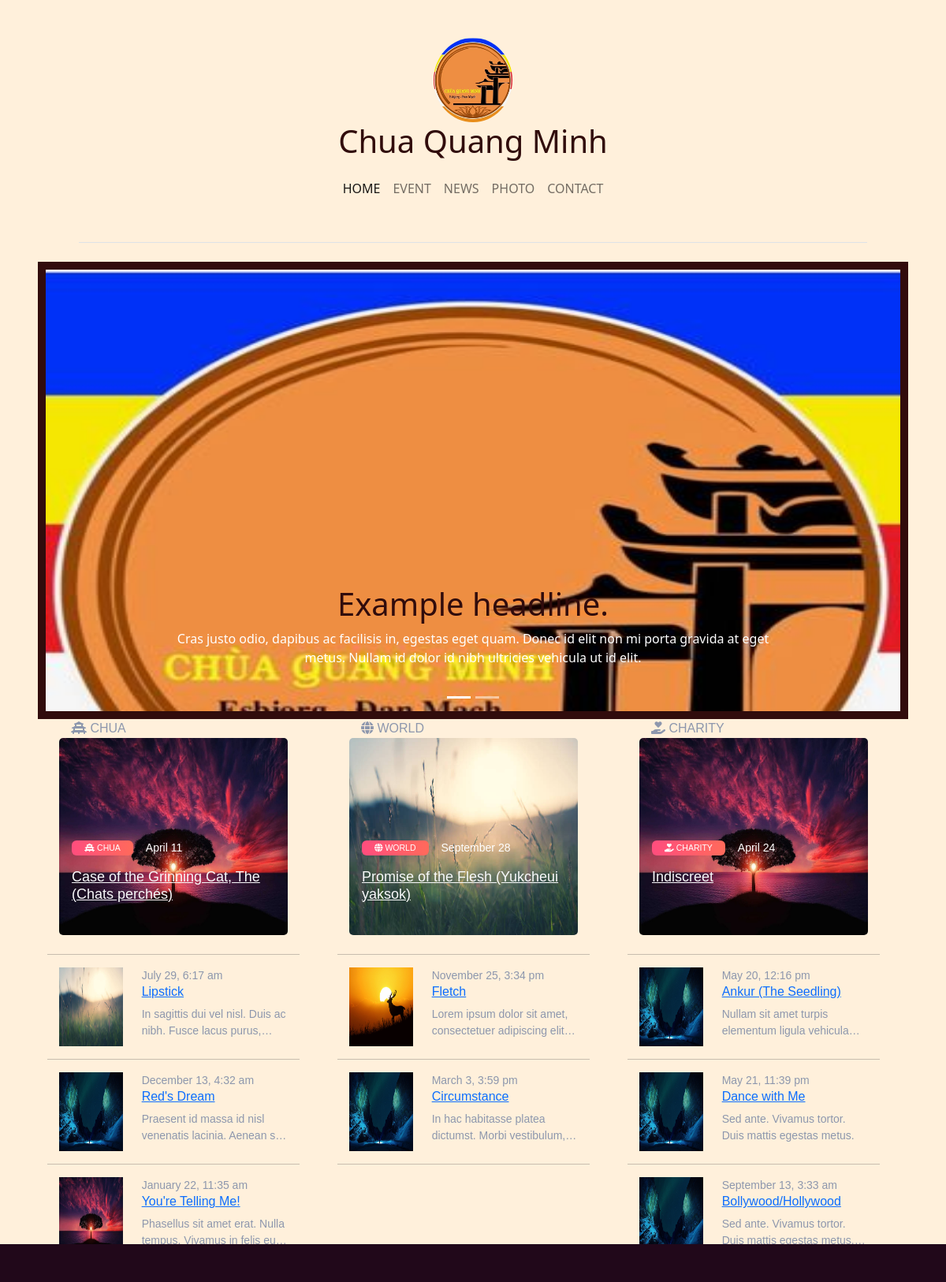
The page / on the database its author committed.
### tables this page shows
CREATE TABLE News
(
    newsID      INT AUTO_INCREMENT NOT NULL PRIMARY KEY,
    title       VARCHAR(255),
    author      VARCHAR(255),
    description VARCHAR(255),
    paragraph   TEXT,
    timeUpdated TIMESTAMP,
    saveDraft   BOOLEAN,
    banner      VARCHAR(500),
    hitCount    INT(10),
    newsTypeID  INT                NOT NULL,
    FOREIGN KEY (newsTypeID) REFERENCES NewsType (newsTypeID)
);

### view/home.php (the view, shortened to what the rows shown need)
<?php
require("rootPath.php");
require $rootPath . "model/HomeModel.php";
require $rootPath . "controller/HomeController.php";
?>
<div class="container-fluid">
    <div class="row d-flex justify-content-center align-items-center">
        <div class="carousel slide col-12 carousel-deco" id="myCarousel" data-ride="carousel">
            <div class="carousel-inner">
                <div class="carousel-item active">
                    <div class="container">
                        <div class="carousel-caption text-center">
                            <h1>Example headline.</h1>
                        </div>
                    </div>
                </div>
            </div>
        </div>
        <div class="container-fluid">
            <div class="row">
                <div class="row">
                    <section>
                        <div class="row gx-lg-5">
                            <div class="col-lg-4 col-md-12 mb-4 mb-lg-0">
                                <div>
                                    <div class="col-md-12 items blog-home5">
                                        <div class="col-6">
                                        </div>
                                    </div>
                                    <?php
                                    foreach ($chuaOneResult as $row) {
                                        ?>
                                        <div class="col-md-12 items blog-home5">
                                            <div class="card b-h-box position-relative font-14 border-0 mb-4">
                                            </div>
                                        </div>
                                        <?php
                                    }
                                    ?>
                                    <hr/>
                                    <?php
                                    foreach ($chuaResult as $row) {
                                        ?>
                                        <article class="col-md-12 items blog-home5">
                                            <div class="row">
                                                <div class="col-xs-12 col-sm-5 col-md-5 col-lg-4">
                                                    <div class="post-type post-img">
                                                        <a href="/article?newsID=<?php echo $row['newsID']; ?>"><img
                                                                    src="assets/banner/<?php echo $row['banner'] ?>"
                                                                    class="img-responsive post-img"
                                                                    alt="image post"></a>
                                                    </div>
                                                </div>
                                                <div class="col-xs-12 col-sm-7 col-md-7 col-lg-8">
                                                    <div class="author-info author-info-2">
                                                        <small><?php
                                                            $today = date("F j, g:i a", strtotime($row['timeUpdated']));
                                                            echo $today;
                                                            ?></small>
                                                    </div>
                                                    <div class="caption">
                                                        <h6 class="md-heading"><a
                                                                    href="/article?newsID=<?php echo $row['newsID']; ?>"><?php echo $row['title'] ?></a>
                                                        </h6>
                                                        <small class="paragraph"><?php echo $row['description'] ?></small>
                                                    </div>
                                                </div>
                                            </div>
                                        </article>
                                        <hr>
                                        <?php
                                    }
                                    ?>
                                </div>
                            </div>
                            <div class="col-lg-4 col-md-2 mb-4 mb-lg-0">
                                <div>
                                    <div class="col-md-12 items blog-home5">
                                        <div class="col-6">
                                        </div>
                                    </div>
                                    <?php
                                    foreach ($worldOneResult as $row) {
                                        ?>
                                        <div class="col-md-12 items blog-home5">
                                            <div class="card b-h-box position-relative font-14 border-0 mb-4">
                                            </div>
                                        </div>
                                        <?php
                                    }
                                    ?>
                                    <hr/>
                                    <?php
                                    foreach ($worldResult as $row) {
                                        ?>
                                        <article class="col-md-12 items blog-home5">
                                            <div class="row">
                                                <div class="col-xs-12 col-sm-5 col-md-5 col-lg-4">
                                                    <div class="post-type post-img">
                                                        <a href="/article?newsID=<?php echo $row['newsID']; ?>"><img
                                                                    src="assets/banner/<?php echo $row['banner'] ?>"
                                                                    class="img-responsive post-img"
                                                                    alt="image post"></a>
                                                    </div>
                                                </div>
                                                <div class="col-xs-12 col-sm-7 col-md-7 col-lg-8">
                                                    <div class="author-info author-info-2">
                                                        <small><?php
                                                            $today = date("F j, g:i a", strtotime($row['timeUpdated']));
                                                            echo $today;
                                                            ?></small>
                                                    </div>
                                                    <div class="caption">
                                                        <h6 class="md-heading"><a
                                                                    href="/article?newsID=<?php echo $row['newsID']; ?>"><?php echo $row['title'] ?></a>
                                                        </h6>
                                                        <small class="paragraph"><?php echo $row['description'] ?></small>
                                                    </div>
                                                </div>
                                            </div>
                                        </article>
                                        <hr>
                                        <?php
                                    }
                                    ?>
                                </div>
                            </div>
                            <div class="col-lg-4 col-md-6 mb-4 mb-lg-0">
                                <div>
                                    <div class="col-md-12 items blog-home5">
                                        <div class="col-6">
                                        </div>
                                    </div>
                                    <?php
                                    foreach ($charityOneResult as $row) {
                                        ?>
                                        <div class="col-md-12 items blog-home5">
                                            <div class="card b-h-box position-relative font-14 border-0 mb-4">
                                            </div>
                                        </div>
                                        <?php
                                    }
                                    ?>
                                    <hr/>
                                    <?php
                                    foreach ($charityResult as $row) {
                                        ?>
                                        <article class="col-md-12 items blog-home5">
                                            <div class="row">
                                                <div class="col-xs-12 col-sm-5 col-md-5 col-lg-4">
                                                    <div class="post-type post-img">
                                                        <a href="/article?newsID=<?php echo $row['newsID']; ?>"><img
                                                                    src="assets/banner/<?php echo $row['banner'] ?>"
                                                                    class="img-responsive post-img"
                                                                    alt="image post"></a>
                                                    </div>
                                                </div>
                                                <div class="col-xs-12 col-sm-7 col-md-7 col-lg-8">
                                                    <div class="author-info author-info-2">
                                                        <small><?php
                                                            $today = date("F j, g:i a", strtotime($row['timeUpdated']));
                                                            echo $today;
                                                            ?></small>
                                                    </div>
                                                    <div class="caption">
                                                        <h6 class="md-heading"><a
                                                                    href="/article?newsID=<?php echo $row['newsID']; ?>"><?php echo $row['title'] ?></a>
                                                        </h6>
                                                        <small class="paragraph"><?php echo $row['description'] ?></small>
                                                    </div>
                                                </div>
                                            </div>
                                        </article>
                                        <hr>
                                        <?php
                                    }
                                    ?>
                                </div>
                            </div>
                        </div>
                    </section>
                </div>
            </div>
        </div>
    </div>
</div>

### rows shown on the page
news: banner (picture), timeUpdated "July 29, 6:17 am", title "Lipstick", description "In sagittis dui vel nisl. Duis ac nibh. Fusce lacus…"
news: banner (picture), timeUpdated "December 13, 4:32 am", title "Red's Dream", description "Praesent id massa id nisl venenatis lacinia. Aenean…"
news: banner (picture), timeUpdated "January 22, 11:35 am", title "You're Telling Me!", description "Phasellus sit amet erat. Nulla tempus. Vivamus in felis…"
news: banner (picture), timeUpdated "November 25, 3:34 pm", title "Fletch", description "Lorem ipsum dolor sit amet, consectetuer adipiscing…"
news: banner (picture), timeUpdated "March 3, 3:59 pm", title "Circumstance", description "In hac habitasse platea dictumst. Morbi…"
news: banner (picture), timeUpdated "May 20, 12:16 pm", title "Ankur (The Seedling)", description "Nullam sit amet turpis elementum ligula…"
news: banner (picture), timeUpdated "May 21, 11:39 pm", title "Dance with Me", description "Sed ante. Vivamus tortor. Duis mattis egestas metus."
news: banner (picture), timeUpdated "September 13, 3:33 am", title "Bollywood/Hollywood", description "Sed ante. Vivamus tortor. Duis mattis egestas…"

### other values the page prints
$row['typeName'] "CHUA"
$today "April 11"
$row['title'] "Case of the Grinning Cat, The (Chats perchés)"
$row['typeName'] "WORLD"
$today "September 28"
$row['title'] "Promise of the Flesh (Yukcheui yaksok)"
$row['typeName'] "CHARITY"
$today "April 24"
$row['title'] "Indiscreet"
